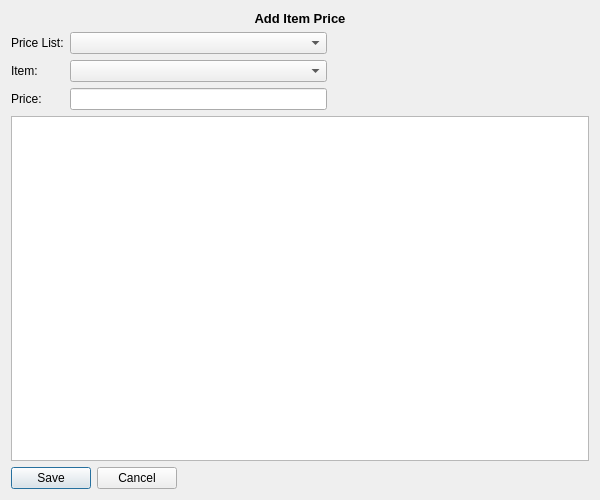
<?xml version="1.0" encoding="UTF-8"?>
<ui version="4.0">
 <class>addItemPrice</class>
 <widget class="QWidget" name="addItemPrice">
  <property name="geometry">
   <rect>
    <x>0</x>
    <y>0</y>
    <width>600</width>
    <height>500</height>
   </rect>
  </property>
  <property name="windowTitle">
   <string>Form</string>
  </property>
  <layout class="QGridLayout" name="gridLayout">
   <item row="3" column="0">
    <widget class="QLabel" name="priceLabel">
     <property name="text">
      <string>Price:</string>
     </property>
    </widget>
   </item>
   <item row="0" column="0" colspan="3">
    <widget class="QLabel" name="titleLabel">
     <property name="font">
      <font>
       <pointsize>10</pointsize>
       <weight>75</weight>
       <bold>true</bold>
      </font>
     </property>
     <property name="text">
      <string>Add Item Price</string>
     </property>
     <property name="alignment">
      <set>Qt::AlignCenter</set>
     </property>
    </widget>
   </item>
   <item row="1" column="2">
    <spacer name="horizontalSpacer">
     <property name="orientation">
      <enum>Qt::Horizontal</enum>
     </property>
     <property name="sizeHint" stdset="0">
      <size>
       <width>159</width>
       <height>20</height>
      </size>
     </property>
    </spacer>
   </item>
   <item row="2" column="0">
    <widget class="QLabel" name="itemLabel">
     <property name="text">
      <string>Item:</string>
     </property>
    </widget>
   </item>
   <item row="3" column="1">
    <widget class="QLineEdit" name="priceLineEdit"/>
   </item>
   <item row="1" column="1">
    <widget class="QComboBox" name="priceListComboBox"/>
   </item>
   <item row="1" column="0">
    <widget class="QLabel" name="priceListLabel">
     <property name="text">
      <string>Price List:</string>
     </property>
    </widget>
   </item>
   <item row="4" column="0" colspan="3">
    <widget class="QTableWidget" name="tableWidget"/>
   </item>
   <item row="2" column="1">
    <widget class="QComboBox" name="itemComboBox"/>
   </item>
   <item row="5" column="0" colspan="2">
    <widget class="QDialogButtonBox" name="buttonBox">
     <property name="sizePolicy">
      <sizepolicy hsizetype="Fixed" vsizetype="Fixed">
       <horstretch>0</horstretch>
       <verstretch>0</verstretch>
      </sizepolicy>
     </property>
     <property name="standardButtons">
      <set>QDialogButtonBox::Cancel|QDialogButtonBox::Save</set>
     </property>
    </widget>
   </item>
  </layout>
 </widget>
 <tabstops>
  <tabstop>priceListComboBox</tabstop>
  <tabstop>itemComboBox</tabstop>
  <tabstop>priceLineEdit</tabstop>
  <tabstop>tableWidget</tabstop>
 </tabstops>
 <resources/>
 <connections/>
</ui>
